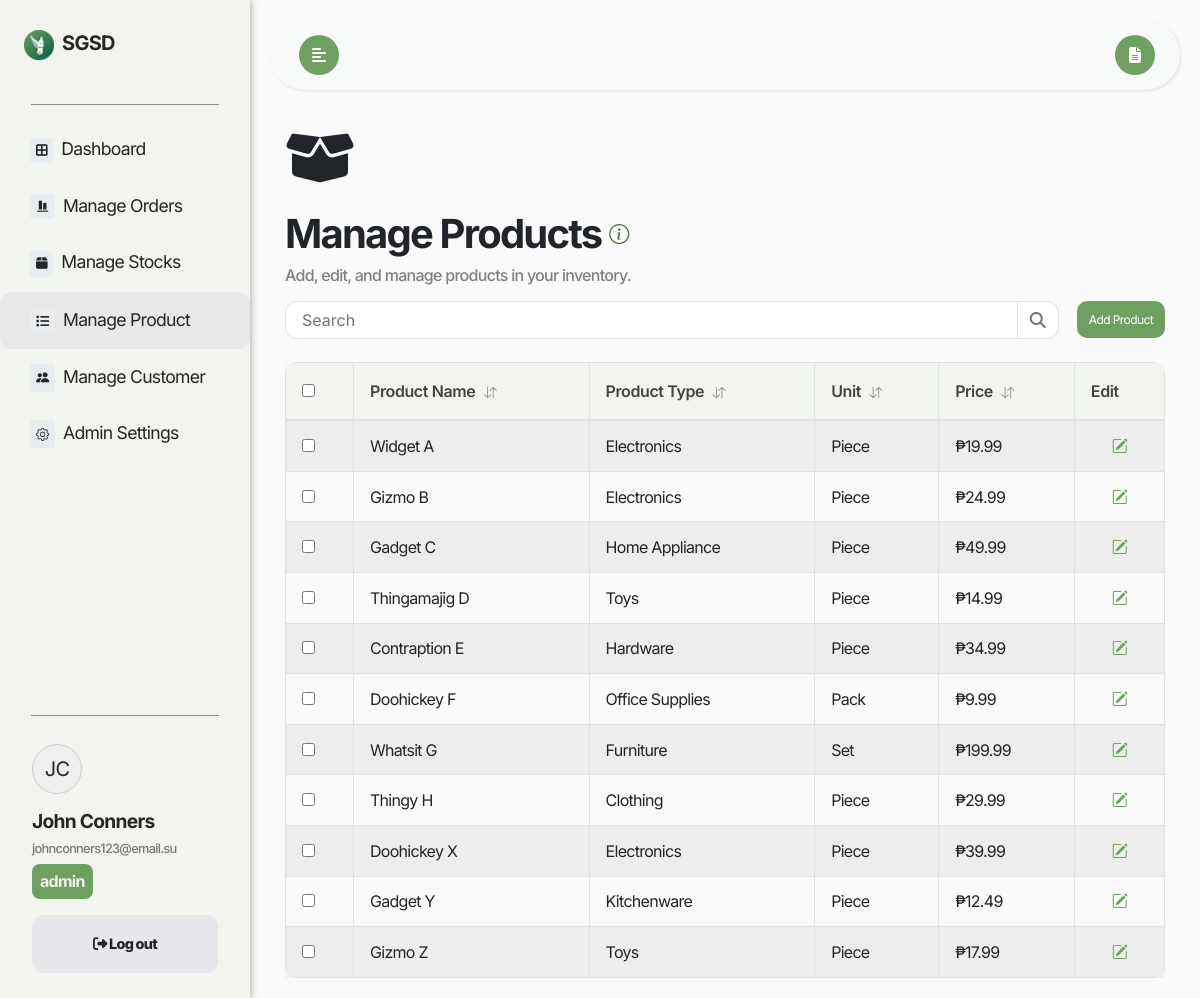
/ManageProducts/index.php (signed in), run on the app's committed database.
### tables this page shows
CREATE TABLE `users` (
  `User_ID` int(11) NOT NULL,
  `Role` varchar(50) NOT NULL,
  `First_Name` varchar(255) NOT NULL,
  `Last_Name` varchar(255) NOT NULL,
  `Email` varchar(255) DEFAULT NULL,
  `Password_hash` varchar(255) NOT NULL,
  `reset_token_hash` varchar(64) DEFAULT NULL,
  `reset_token_expires_at` datetime DEFAULT NULL,
  `Account_activation_hash` varchar(64) DEFAULT NULL
);

CREATE TABLE `products` (
  `Product_ID` int(11) NOT NULL,
  `Product_Name` varchar(255) DEFAULT NULL,
  `Product_Type` varchar(255) DEFAULT NULL,
  `Unit` varchar(50) DEFAULT NULL,
  `Price` decimal(10,2) DEFAULT NULL
);

### check_session.php (called while the page is built, shortened)
<?php
require_once('../dbconnect.php');
$user_email = $_SESSION['email'];
$sql = "SELECT User_ID, First_Name, Email, Role FROM Users WHERE Email = ?";
$stmt = $conn->prepare($sql);
$stmt->bind_param("s", $user_email);
$stmt->execute();
$result = $stmt->get_result();
$row = $result->fetch_assoc();
$user_role = $row['Role'];
?>

### ManageProducts/index.php (the view, shortened to what this page needs)
<?php
include('../check_session.php');
include '../dbconnect.php';
$user_email = $_SESSION['email'];
$query = "SELECT First_Name, Last_Name FROM Users WHERE Email = ?";
$stmt = $conn->prepare($query);
$stmt->bind_param("s", $user_email);
$stmt->execute();
$stmt->bind_result($user_first_name, $user_last_name);
$query = "SELECT * FROM Products";
$result = $conn->query($query);
?>
<!DOCTYPE html>
<html lang="en">
<head>
    <link rel="stylesheet" href="https://cdn.jsdelivr.net/npm/bootstrap@4.6.0/dist/css/bootstrap.min.css">
    <link rel="stylesheet" href="https://cdnjs.cloudflare.com/ajax/libs/font-awesome/5.15.3/css/all.min.css">
    <link href='https://unpkg.com/boxicons@2.1.4/css/boxicons.min.css' rel='stylesheet'>
    <link rel="stylesheet" href="https://cdn.jsdelivr.net/npm/bootstrap-icons@1.11.3/font/bootstrap-icons.min.css">
    <link rel="stylesheet" href="https://cdnjs.cloudflare.com/ajax/libs/font-awesome/6.2.0/css/all.min.css">
    <link rel="stylesheet" href="https://cdn.jsdelivr.net/npm/bootstrap-icons@1.3.0/font/bootstrap-icons.css">
    <link rel="stylesheet" href="../style/styles.css">
</head>
<body>
<div class="wrapper">
    <nav id="sidebar">
        <div class="sidebar-header mt-4 mb-4">
            <div class="d-flex justify-content-between align-items-center">
                <a class="navbar-brand m-0 p-1" href="#">
                <img src="../logo.png" alt="SGSD Logo" width="30" height="30" class="mr-1"> SGSD
                </a>
            </div>
        </div>
        <hr class="line">
        <ul class="list-unstyled components p-0">
            <li>
                <a href="../Dashboard" class="sidebar-items-a">
                    <i class="fa-solid fa-border-all" style="font-size:13.28px; background-color: #e8ecef; padding: 6px; border-radius: 3px;"></i>
                    <span>&nbsp;Dashboard</span>
                </a>
            </li>
            <?php if ($user_role !== 'driver') :
            ?>
                <li>
                    <a href="../ManageOrders">
                        <i class="bx bxs-objects-vertical-bottom" style="font-size:13.28px; background-color: #e8ecef; padding: 6px; border-radius: 3px;"></i>
                        <span>&nbsp;Manage Orders</span>
                    </a>
                </li>
            <?php endif; ?>
            <?php if ($user_role === 'admin' || $user_role === 'staff') :
            ?>
                <li>
                    <a href="../ManageStocks">
                        <i class="fa-solid fa-box" style="font-size:13.28px; background-color: #e8ecef; padding: 6px; border-radius: 3px;"></i>
                        <span>&nbsp;Manage Stocks</span>
                    </a>
                </li>
                <li class="active">
                    <a href="../ManageProducts">
                        <i class="fa-solid fa-list" style="font-size:13.28px; background-color: #e8ecef; padding: 6px; border-radius: 3px;"></i>
                        <span>&nbsp;Manage Product</span>
                    </a>
                </li>
            <?php endif; ?>
            <?php if ($user_role === 'admin') :
            ?>
                <li>
                    <a href="../ManageCustomers">
                        <i class="bi bi-people-fill" style="font-size:13.28px; background-color: #e8ecef; padding: 6px; border-radius: 3px;"></i>
                        <span>&nbsp;Manage Customer</span>
                    </a>
                </li>
                <li>
                    <a href="../AdminSettings">
                        <i class="bi bi-gear" style="font-size:13.28px; background-color: #e8ecef; padding: 6px; border-radius: 3px;"></i>
                        <span>&nbsp;Admin Settings</span>
                    </a>
                </li>
            <?php endif; ?>
        </ul>
        <div class="sidebar-spacer"></div>
        <hr class="line">
        <ul class="list-unstyled CTAs pt-0 mb-0 sidebar-bottom">
            <li class="sidebar-username pb-2">
                <div class="align-items-center">
                    <div class="profile-initials rounded-circle d-flex align-items-center justify-content-center mb-3" style="width: 50px; height: 50px; border: 1px solid #ccc; background-color: #eee; font-size: 20px;">
                        <?php
                            echo strtoupper(substr($user_first_name, 0, 1) . substr($user_last_name, 0, 1));
                        ?>
                    </div>
                    <div>
                        <h1><?php echo htmlspecialchars($user_first_name . ' ' . $user_last_name); ?></h1>
                        <h2><?php echo htmlspecialchars($user_email); ?></h2>
                        <h5 style="font-size: 1em; background-color: #6fa062; color: #F2f2f2; font-weight: 700; padding: 8px; border-radius: 8px; width: fit-content;"><?php echo htmlspecialchars($user_role); ?></h5>
                    </div>
                </div>
            </li>
            <li>
            <a href="#" class="logout" onclick="document.getElementById('logoutForm').submit();">
    <i class="fa-solid fa-sign-out-alt"></i>
    <span>Log out</span>
</a>
            </li>
        </ul>
    </nav>
    <div id="content">
        <nav class="navbar navbar-expand-lg navbar-light bg-light" id="mainNavbar">
                <div class="container-fluid">
                    <button type="button" id="sidebarCollapse" class="btn btn-info ml-1" data-toggle="tooltip" data-placement="bottom" title="Toggle Sidebar">
                        <i class="fas fa-align-left"></i>
                    </button>
                    <button class="btn btn-dark d-inline-block ml-auto" type="button" id="manualButton" data-toggle="tooltip" data-placement="bottom" title="View Manual">
                        <i class="fas fa-file-alt"></i>
                    </button>
                </div>
            </nav>
        <div class="container mt-4">
            <div class="pb-4">
            <i class="fa-solid fa-box-open" style="font-size:56px;"></i>
            </div>
            <div class="d-flex align-items-center">
                <h1 style="letter-spacing: -0.045em;">
                    <b>Manage Products</b>
                </h1>
                <i class="bi bi-info-circle pl-2 pb-2" style="font-size: 20px; color:rgb(74, 109, 65); font-weight: bold;" data-toggle="tooltip" data-placement="top" title="Add and edit products to manage your inventory effectively."></i>
            </div>
            <h4 class="mb-2" style="color: gray; font-size: 16px;">Add, edit, and manage products in your inventory.</h4>
            <div class="d-flex align-items-center justify-content-between mb-3">
                <div class="input-group m-0" style="width: 100%;">
                    <div class="search-container">
                        <input type="search" class="form-control search-input-main" placeholder="Search" aria-label="Search" id="searchInput" onkeyup="searchTable()">
                        <button class="btn btn-outline-secondary search-btn-main" type="button" id="search">
                            <i class="fa fa-search"></i>
                        </button>
                    </div>
                </div>
                <?php if ($user_role === 'admin' || $user_role === 'staff') : ?>
                    <button class="add-btn" data-bs-toggle="modal" data-bs-target="#addProductModal" style="width: auto;">Add Product</button>
                <?php endif; ?>
            </div>
            <div style="max-height: 750px; overflow-y: auto; overflow-x: hidden;">
            <div class="table-responsive d-none d-md-block">
                <table class="table table-striped table-bordered" id="ProductsTable">
                    <thead>
                        <tr>
                            <th onclick="sortTable(0)">Product Name <i class="bi bi-arrow-down-up"></i></th>
                            <th onclick="sortTable(1)">Product Type <i class="bi bi-arrow-down-up"></i></th>
                            <th onclick="sortTable(2)">Unit <i class="bi bi-arrow-down-up"></i></th>
                            <th onclick="sortTable(3)">Price <i class="bi bi-arrow-down-up"></i></th>
                            <th>Edit</th>
                        </tr>
                    </thead>
                    <tbody>
                        <?php if (mysqli_num_rows($result) > 0) : ?>
                            <?php while ($row = mysqli_fetch_assoc($result)) : ?>
                                <tr data-product-id="<?php echo htmlspecialchars($row['Product_ID']); ?>">
                                    <td><?php echo $row['Product_Name']; ?></td>
                                    <td><?php echo $row['Product_Type']; ?></td>
                                    <td><?php echo $row['Unit']; ?></td>
                                    <td>₱<?php echo $row['Price']; ?></td>
                                    <td class="text-dark text-center">
                                        <a href="#" data-bs-toggle="modal" data-bs-target="#editProductModal"
                                        data-product-id="<?php echo $row['Product_ID']; ?>"
                                        data-product-name="<?php echo $row['Product_Name']; ?>"
                                        data-product-type="<?php echo $row['Product_Type']; ?>"
                                        data-price="<?php echo $row['Price']; ?>"
                                        data-unit="<?php echo $row['Unit']; ?>">
                                            <i class="bi bi-pencil-square"></i>
                                        </a>
                                    </td>
                                </tr>
                            <?php endwhile; ?>
                        <?php else : ?>
                            <tr>
                                <td colspan="4">No products found.</td>
                            </tr>
                        <?php endif; ?>
                    </tbody>
                </table>
            </div>
        </div>

### style/styles.css (style rules this page uses)
a.logout { display: flex; justify-content: center; align-items: center; text-align: center; width: 186px; font-weight: 800; border-radius: 12px !important; padding: 18px !important; background: #e5e7eb; color: #242424; margin: 0 auto; }
#sidebar { display: flex; flex-direction: column; min-height: 100vh; overflow-y: auto; overflow-x: hidden; }
.sidebar-spacer { flex-grow: 1; }
.sidebar-bottom { margin-top: auto; }
#searchInput { border-top-left-radius: 12px; border-bottom-left-radius: 12px; }
#search { border-top-right-radius: 12px; border-bottom-right-radius: 12px; }
.add-btn { height: 37px; margin: 8px 0px 8px 8px; }
.input-group .form-control { border-radius: 10px 0 0 10px; border: 1px solid #dee2e6; padding: 0.6rem 1rem; transition: all 0.3s; }
.input-group .btn-outline-secondary { border-radius: 0 10px 10px 0; border: 1px solid #dee2e6; border-left: none; background-color: #fff; color: #6c757d; transition: all 0.3s; }
.search-container { display: flex; flex: 1; margin-right: 10px; }
.search-input-main { border-top-right-radius: 0; border-bottom-right-radius: 0; }
.search-btn-main { border-top-left-radius: 0; border-bottom-left-radius: 0; }
.form-control { border-radius: 10px; padding: 0.75rem 1rem; border: 1px solid #ced4da; transition: all 0.3s ease; }

### ManageProducts/index.php (style rules this page uses)
body { font-family: 'Inter', sans-serif !important; background: #fafafa; letter-spacing: -0.045em; }
a, a:hover, a:focus { color: inherit; text-decoration: none; transition: all 0.3s; }
.navbar { padding: 15px 10px; background: #fff; border: none; border-radius: 0; margin-bottom: 40px; box-shadow: 1px 1px 3px rgba(0, 0, 0, 0.1); }
.wrapper { display: flex; width: 100%; align-items: stretch; }
#sidebar { min-width: 250px; max-width: 250px; background: #f2f4f0; color: #252525; transition: all 0.3s; box-shadow: 2px 0 6px rgba(0, 0, 0, 0.25); }
#sidebar { display: flex; flex-direction: column; min-height: 100vh; }
.sidebar-spacer { flex-grow: 1; }
.sidebar-bottom { margin-top: auto; }
#sidebar .sidebar-header { padding: 0px 20px; background: #f2f4f0; }
#sidebar ul.components { padding: 20px 0; }
#sidebar ul li a { padding: 15px 30px; font-size: 1.1em; display: block; transition: transform 0.3s; }
#sidebar ul li.active>a, a[aria-expanded="true"] { background: #e8e8e8; border-radius: 12px; }
ul.CTAs { padding: 20px; }
ul.CTAs a { text-align: center; font-size: 0.9em !important; display: block; border-radius: 5px; margin-bottom: 5px; }
#manualButton, #sidebarCollapse { background: #6fa062; border: none; cursor: pointer; border-radius: 24px; width: 40px; height: 40px; transition: transform 0.3s; }
#sidebarNavbar, #mainNavbar { border-radius: 36px; box-shadow: 1px 1px 3px rgba(0, 0, 0, 0.1); }
hr.line { border-top: 1px solid #8a8d8b; width: 75%; }
.sidebar-header { font-weight: 700; letter-spacing: -0.045em; }
.sidebar-username { padding: 12px; letter-spacing: -0.045em !important; white-space: normal; word-wrap: break-word; overflow-wrap: break-word; }
.sidebar-username h1 { width: 75%; font-size: 1.2em !important; font-weight: 700; }
.sidebar-username h2 { font-size: 0.8em; color: #797979; }
#content { width: 100%; padding: 20px; min-height: 100vh; transition: all 0.3s; }
.add-btn { display: flex; justify-content: center; align-items: center; text-decoration: none; color: #ffffff !important; font-size: 12px; letter-spacing: -0.050em !important; border-radius: 10px; padding: 12px; border: none; white-space: nowrap; background-color: #6fa062; transition: transform 0.3s; }
.table-responsive { border-radius: 12px; overflow: hidden; box-shadow: 0 4px 12px rgba(0,0,0,0.08); }
.table { margin-bottom: 0; }
.table thead th { background-color: #f2f4f0; color: #444; font-weight: 600; border-bottom: 2px solid #dee2e6; cursor: pointer; padding: 1rem; letter-spacing: -0.025em; position: relative; transition: background-color 0.3s; }
.table thead th i { font-size: 0.8rem; margin-left: 5px; opacity: 0.6; }
.table tbody tr { transition: background-color 0.2s; }
.table td { padding: 0.8rem 1rem; vertical-align: middle; }
.table td a { color: #6fa062; transition: transform 0.3s, color 0.3s; display: inline-block; }

### data on the page
users: First_Name+Last_Name "JC", First_Name+Last_Name "John Conners", Role "admin"
products: Product_Name "Widget A", Product_Type "Electronics", Unit "Piece", Price "19.99"
products: Product_Name "Gizmo B", Product_Type "Electronics", Unit "Piece", Price "24.99"
products: Product_Name "Gadget C", Product_Type "Home Appliance", Unit "Piece", Price "49.99"
products: Product_Name "Thingamajig D", Product_Type "Toys", Unit "Piece", Price "14.99"
products: Product_Name "Contraption E", Product_Type "Hardware", Unit "Piece", Price "34.99"
products: Product_Name "Doohickey F", Product_Type "Office Supplies", Unit "Pack", Price "9.99"
products: Product_Name "Whatsit G", Product_Type "Furniture", Unit "Set", Price "199.99"
products: Product_Name "Thingy H", Product_Type "Clothing", Unit "Piece", Price "29.99"
products: Product_Name "Doohickey X", Product_Type "Electronics", Unit "Piece", Price "39.99"
products: Product_Name "Gadget Y", Product_Type "Kitchenware", Unit "Piece", Price "12.49"
products: Product_Name "Gizmo Z", Product_Type "Toys", Unit "Piece", Price "17.99"

### other printed values
$user_email "johnconners123@email.su"
